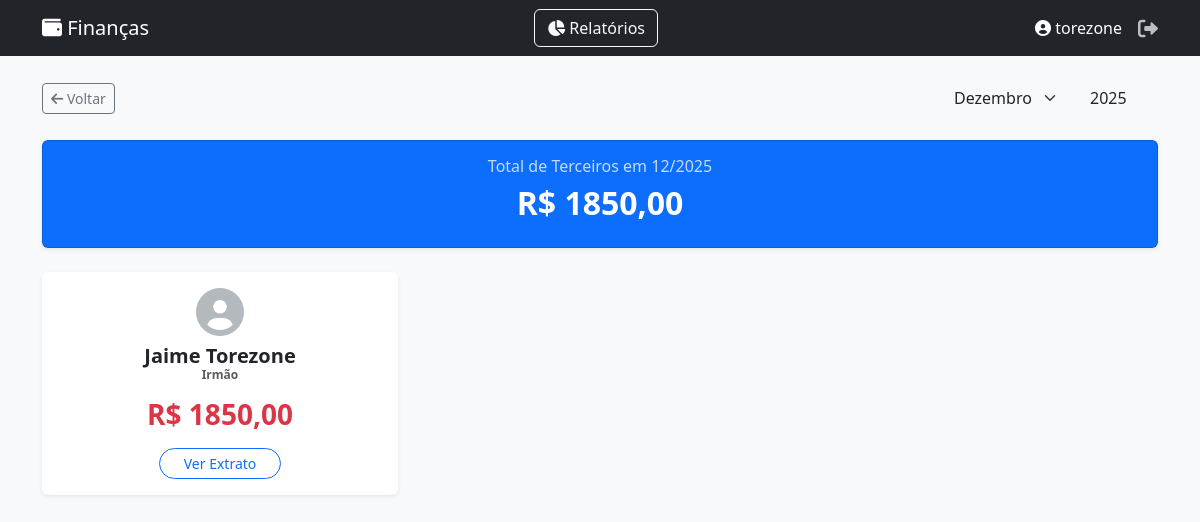
Screenshot of /terceiros/ (signed in) with the database file from the repository.
### core/models.py (models this page shows, shortened)
class Terceiro(models.Model):
    usuario = models.ForeignKey(User, on_delete=models.CASCADE)
    nome = models.CharField(max_length=100)
    relacionamento = models.CharField(max_length=50, blank=True, null=True)

### core/views.py (the view)
# urls.py: path('terceiros/', views.dash_terceiros, name='dash_terceiros'),
@login_required
def dash_terceiros(request):
    try:
        mes = int(request.GET.get('mes', date.today().month))
        ano = int(request.GET.get('ano', date.today().year))
    except:
        mes = date.today().month
        ano = date.today().year
    terceiros = CompraCartao.objects.filter(
        cartao__usuario=request.user,
        is_terceiro=True,
        data_compra__month=mes,
        data_compra__year=ano
    ).exclude(terceiro__isnull=True) \
    .values(
        'terceiro__id',             # ID para o link
        'terceiro__nome',           # Nome para exibir
        'terceiro__relacionamento'  # Relacionamento
    ).annotate(total=Sum('valor')).order_by('-total')
    total_geral = CompraCartao.objects.filter(
        cartao__usuario=request.user,
        is_terceiro=True,
        data_compra__month=mes,
        data_compra__year=ano
    ).aggregate(Sum('valor'))['valor__sum'] or 0
    return render(request, 'core/terceiros_list.html', {
        'terceiros': terceiros,
        'total_geral': total_geral,
        'mes': mes,
        'ano': ano
    })

### core/templates/core/terceiros_list.html (shortened to what this page needs)
{% extends 'core/base.html' %}
{% block content %}
<div class="d-flex justify-content-between align-items-center mb-4">
    <a href="{% url 'detalhe_cartao' %}?mes={{ mes }}&ano={{ ano }}" class="btn btn-outline-secondary btn-sm">
        <i class="fas fa-arrow-left"></i> Voltar
    </a>
    <form method="GET" class="d-flex align-items-center gap-2">
        <select name="mes" class="form-select border-0 bg-light" onchange="this.form.submit()" style="font-weight: 500;">
            <option value="12" {% if mes == 12 %}selected{% endif %}>Dezembro</option>
        </select>
        <input type="number" name="ano" value="{{ ano }}" class="form-control border-0 bg-light" style="width: 80px;" onchange="this.form.submit()">
    </form>
</div>
<div class="card bg-primary text-white mb-4 shadow-sm">
    <div class="card-body text-center">
        <h6 class="opacity-75">Total de Terceiros em {{ mes }}/{{ ano }}</h6>
        <h2 class="fw-bold">R$ {{ total_geral|floatformat:2 }}</h2>
    </div>
</div>
<div class="row">
    {% for pessoa in terceiros %}
    <div class="col-md-4 mb-3"> <div class="card h-100 shadow-sm border-0 hover-effect">
            <div class="card-body text-center">
                <div class="mb-2">
                    <i class="fas fa-user-circle fa-3x text-secondary opacity-50"></i>
                </div>
                <h5 class="card-title fw-bold">
                    {{ pessoa.terceiro__nome }}
                    {% if pessoa.terceiro__relacionamento %}
                        <small class="text-muted d-block" style="font-size: 0.6em;">
                            {{ pessoa.terceiro__relacionamento }}
                        </small>
                    {% endif %}
                </h5>
                <h3 class="text-danger fw-bold my-3">
                    R$ {{ pessoa.total|floatformat:2 }}
                </h3>
                <a href="{% url 'detalhe_terceiro' pessoa.terceiro__id %}?mes={{ mes }}&ano={{ ano }}" class="btn btn-sm btn-outline-primary rounded-pill px-4">
                    Ver Extrato
                </a>
            </div>
        </div>
    </div>
    {% endfor %}
</div>
{% endblock %}

### core/templates/core/base.html (shortened to what this page needs)
<!DOCTYPE html>
<html lang="pt-br">
  <head>
    <link
      href="https://cdn.jsdelivr.net/npm/bootstrap@5.3.0/dist/css/bootstrap.min.css"
      rel="stylesheet"
    />
    <link
      rel="stylesheet"
      href="https://cdnjs.cloudflare.com/ajax/libs/font-awesome/6.0.0/css/all.min.css"
    />
  </head>
  <body>
    <nav class="navbar navbar-dark bg-dark mb-4">
      <div class="container d-flex justify-content-between align-items-center">
        <a class="navbar-brand" href="/">
          <i class="fas fa-wallet"></i> Finanças
        </a>
        <a href="{% url 'relatorio' %}" class="btn btn-outline-light me-2">
            <i class="fas fa-chart-pie"></i> Relatórios
          </a>
        <div class="d-flex align-items-center text-white">
          {% if user.is_authenticated %}
          <span class="me-3">
            <i class="fas fa-user-circle"></i> {{ user.username }}
          </span>
          <form action="{% url 'logout' %}" method="post" class="d-inline">
            <button type="submit" class="btn-logout" title="Sair">
              <i class="fas fa-sign-out-alt fa-lg"></i>
            </button>
          </form>
          {% else %}
          <a href="{% url 'login' %}" class="btn btn-outline-light btn-sm"
            >Entrar</a
          >
          {% endif %}
        </div>
      </div>
    </nav>
    <div class="container">{% block content %} {% endblock %}</div>
  </body>
</html>

### core/templates/core/base.html (style rules this page uses)
body { background-color: #f8f9fa; }
.btn-logout { background: none; border: none; color: rgba(255, 255, 255, 0.7); padding: 0; }

### rows the page displays
Terceiro: terceiro__nome "Jaime Torezone", terceiro__relacionamento "Irmão", total "1850,00"

### other values shown
{{ user.username }} "torezone"
{{ mes }} "12"
{{ ano }} "2025"
{{ total_geral|floatformat:2 }} "1850,00"
